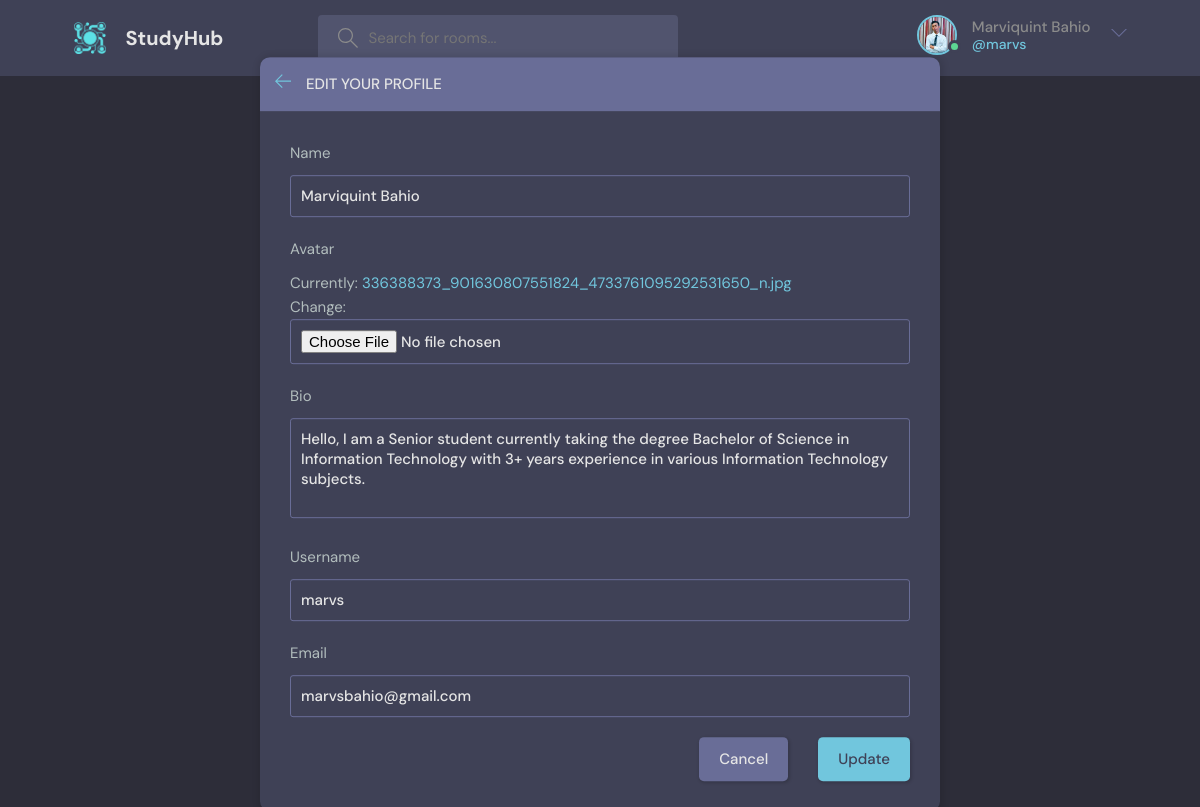
The page /update-user/ (signed in) on the database its author committed.
### base/models.py (models this page shows)
class User(AbstractUser):
    name = models.CharField(max_length=200, null=True)
    email = models.EmailField(unique=True, null=True)
    bio = models.TextField(max_length=200, null=True, blank=True)
    avatar= models.ImageField(null=True, default="avatar.svg")
    USERNAME_FIELD = 'email'
    REQUIRED_FIELDS = []

### base/views.py (the view, shortened to what this page needs)
# urls.py: path('update-user/', views.updateUser, name='update-user'),
@login_required(login_url='login')
def updateUser(request):
    user = request.user
    form = UserForm(instance=user)
    context = {'form': form}
    return render(request, 'base/update-user.html', context)

### base/forms.py
class UserForm(ModelForm):
    class Meta:
        model = User
        fields = ['name', 'avatar', 'bio', 'username','email']

### base/templates/base/update-user.html (shortened to what this page needs)
{% extends 'main.html' %}
{% block content %}
<main class="update-account layout">
  <div class="container">
    <div class="layout__box">
      <div class="layout__boxHeader">
        <div class="layout__boxTitle">
          <a href="{% url 'home' %}">
            <svg version="1.1" xmlns="http://www.w3.org/2000/svg" width="32" height="32" viewBox="0 0 32 32">
              <title>arrow-left</title>
              <path
                d="M13.723 2.286l-13.723 13.714 13.719 13.714 1.616-1.611-10.96-10.96h27.625v-2.286h-27.625l10.965-10.965-1.616-1.607z">
              </path>
            </svg>
          </a>
          <h3>Edit your profile</h3>
        </div>
      </div>
      <div class="layout__body">
        <form class="form" action="" method="POST" enctype="multipart/form-data">
          {% for field in form %}
          <div class="form__group">
            <label for="profile_pic">{{field.label}}</label>
            {{field}}
          </div>
          {% endfor %}
          <div class="form__action">
            <a class="btn btn--dark" href="{{request.META.HTTP_REFERER}}">Cancel</a>
            <button class="btn btn--main" type="submit">Update</button>
          </div>
        </form>
      </div>
    </div>
  </div>
</main>
{% endblock content %}

### templates/navbar.html (shortened to what this page needs)
{% load static %}
<header class="header header--loggedIn">
  <div class="container">
    <a href="{% url 'home' %}" class="header__logo">
      <img src="{% static 'images/logo.png' %}" />
      <h1>StudyHub</h1>
    </a>
    <form class="header__search" method="GET" action="{% url 'home' %}">
      <label>
        <input name="q" placeholder="Search for rooms..." />
      </label>
    </form>
    <nav class="header__menu">
      {% if request.user.is_authenticated %}
      <div class="header__user">
        <a href="{% url 'user-profile' request.user.id %}">
          <div class="avatar avatar--medium active">
            <img src="{{ request.user.avatar.url}}" />
          </div>
          <p>
            {{request.user.name}}<span>@{{request.user.username}}</span>
          </p>
        </a>
        <button class="dropdown-button">
          <svg
            version="1.1"
            xmlns="http://www.w3.org/2000/svg"
            width="32"
            height="32"
            viewBox="0 0 32 32"
          >
            <title>chevron-down</title>
            <path d="M16 21l-13-13h-3l16 16 16-16h-3l-13 13z"></path>
          </svg>
        </button>
      </div>
      {% else %}
      <a href="{% url 'login' %}">
          <img src="{% static 'images/avatar.svg' %}" />
          <p>Login</p>
        </a>
      {% endif %}
    </nav>
  </div>
</header>

### rows shown on the page
User: user.avatar (picture), user.name "Marviquint Bahio", user.username "marvs", form "Marviquint Bahio" "Hello, I am a Senior student currently taking the degree Bachelor of Science in Information Technology with 3+ years experience in various Information Technology subjects." "marvs" "marvsbahio@gmail.com"

### other values the page prints
{{ field.label }} "Name" "Avatar" "Bio" "Username" "Email"
